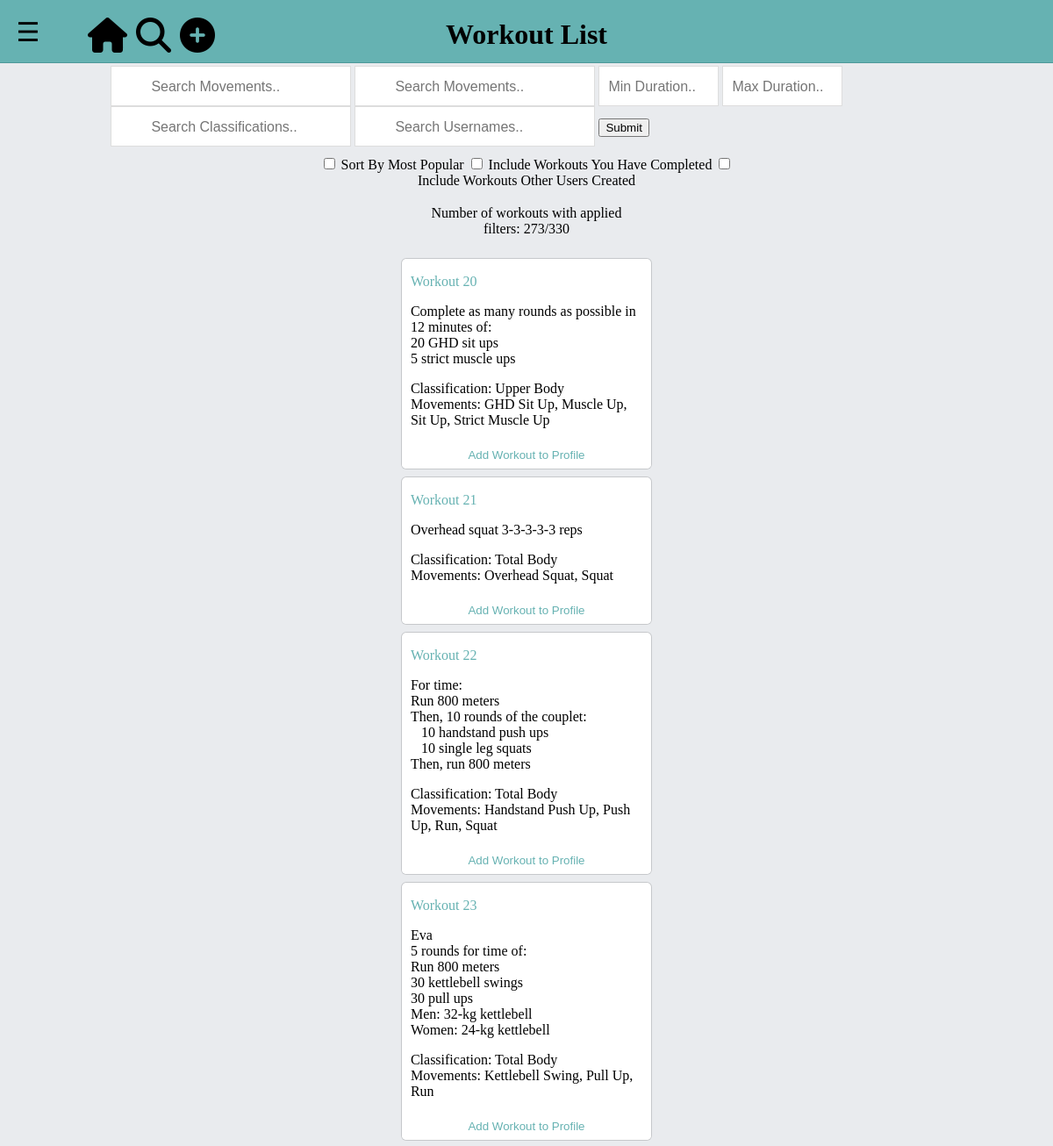
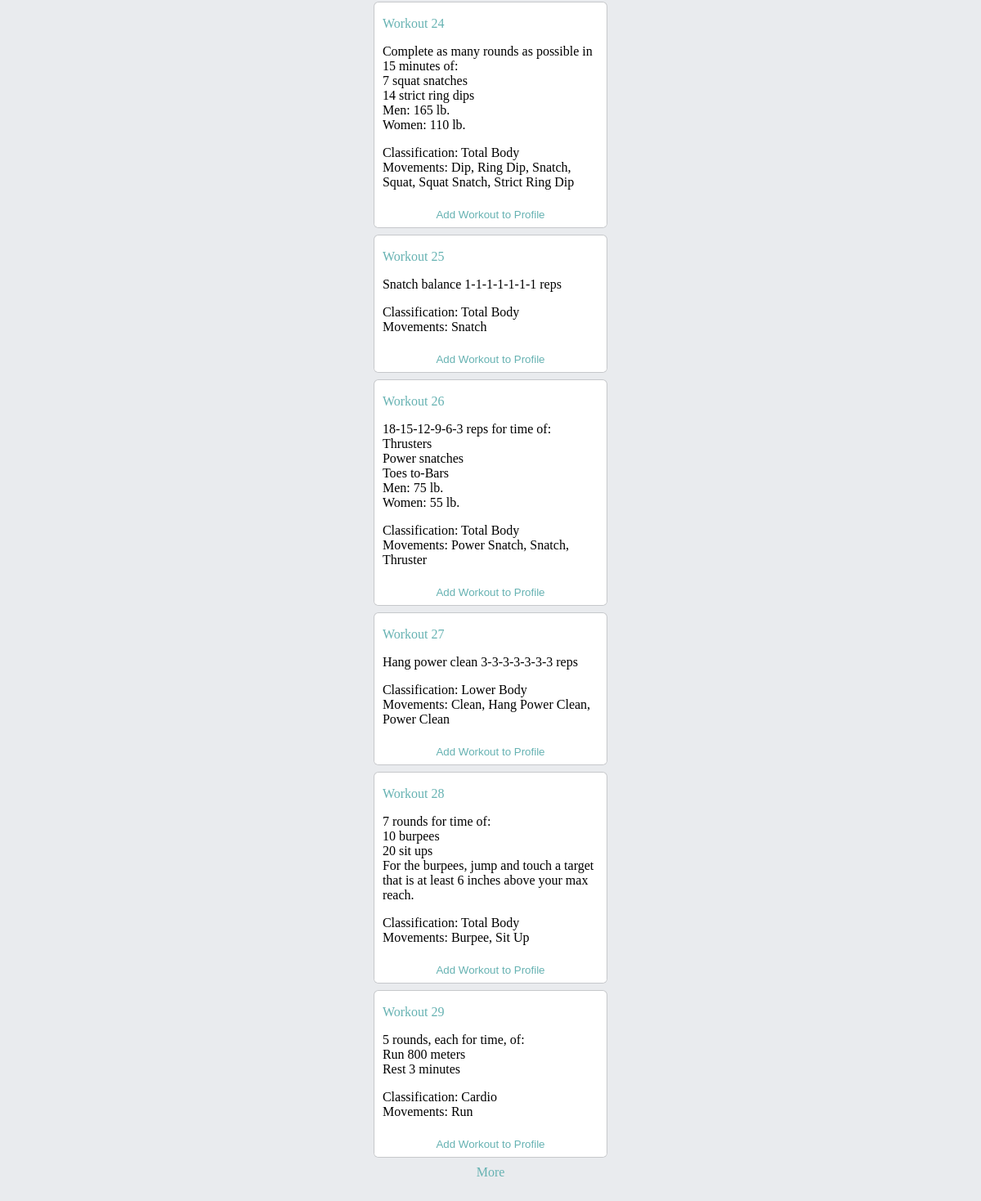
The app's page /metcons/workouts/?page=3 (signed in) with its own data (2 pictures, top to bottom).
### metcons/models.py (models this page shows, shortened)
class Workout(models.Model):
        date_created = models.DateTimeField(default=timezone.now)
        date_added_to_database = models.DateTimeField(auto_now_add = True)
        number_of_times_completed = models.IntegerField(default=0, verbose_name='Times Completed')
        workout_text = models.TextField(max_length=2000)
        scaling_or_description_text = models.TextField(max_length=4000, blank=True, null=True)
        where_workout_came_from = models.CharField(max_length=200, blank=True)
        estimated_duration_in_seconds = models.IntegerField(default=0, verbose_name='Duration (sec)', null=True, blank=True)
        created_by_user = models.ForeignKey(settings.AUTH_USER_MODEL, on_delete=models.SET_NULL, null=True)
        gender_choices = [
                ('M', 'Male'),
                ('F', 'Female'),
                ('B', 'Both'),
                ]
        gender = models.CharField(max_length=1, blank=True, null=True, choices = gender_choices, default='B',
                                  help_text='Is this workout applicable for both Males and Females or only one?')
        movements = models.ManyToManyField(Movement, blank=True)
        classification = models.ForeignKey(Classification, default=3, blank=True, null=True, on_delete=models.SET_NULL)
        def is_general_workout(self):
                return True
        def number_of_instances(self):
                count = WorkoutInstance.objects.filter(workout=self).count()
                return count
        number_of_instances.short_description = 'Instances'
        class Meta:
                ordering = ['-date_created', '-number_of_times_completed', '-id']
        def display_name(self):
                name = "Workout " + str(self.id)
                return name
        display_name.short_description = 'Name'
        def display_movement(self):
                """Create a string for the movement. required to display movements in admin site"""
                return ', '.join(movement.name for movement in self.movements.all()[:3])
        display_movement.short_description = 'Movement'
        def display_classifications_of_movements(self):
                """Create a string for the classification. required to display classificaitons in admin site"""
                return ', '.join(movement.classification.name for movement in self.movements.all()[:3])
        display_classifications_of_movements.short_description = 'Classification of Individual Movements'
        def get_absolute_url(self):
                return reverse('workout-detail', args=[str(self.id)])

class Classification(models.Model):
        classification_types = (
            ('Upper Body', 'Upper Body'),
            ('Lower Body', 'Lower Body'),
            ('Total Body', 'Total Body'),
            ('Cardio', 'Cardio'),
	    ('Core', 'Core'),
            )
        name = models.CharField(max_length=20,
                                choices = classification_types,
                                null=True,
                                blank=True,
                                default='Total Body',
                                help_text='Is this movement upper, lower, total body or cardio?'
                                )
        def __str__(self):
            if self.name:
                return self.name

class Movement(models.Model):
	name = models.CharField(max_length=200)
	classification = models.ForeignKey(Classification, default=3, on_delete=models.CASCADE)
	class Meta:
		ordering = ['name']
	def __str__(self):
		return self.name

class User(AbstractUser):
        workout_gender_choices = [
                ('M', 'Male'),
                ('F', 'Female'),
                ('B', 'Both'),
                ]
        user_gender_choices = [
                ('M', 'Male'),
                ('F', 'Female'),
                ]
        workout_default_gender = models.CharField(max_length=1, blank=True, null=True, choices = workout_gender_choices, default='B',
                                  help_text='This is the default gender that workouts you create will be tagged for. Can be changed on workout creation.')
        user_gender = models.CharField(max_length=1, blank=True, null=True, choices=user_gender_choices)
        privacy_choices = [
                ('Y', 'Private'),
                ('N', 'Public'),
                ]
        workout_default_privacy = models.CharField(max_length=1, blank=True, null=True, choices=privacy_choices, default='N')
        user_profile_privacy = models.CharField(max_length=1, blank=True, null=True, choices=privacy_choices, default='N')
        is_athlete = models.BooleanField(default=False)
        is_coach = models.BooleanField(default=False)
        is_gym_owner = models.BooleanField(default=False)

### metcons/views.py (the view, shortened to what this page needs)
# urls.py: path('workouts/', views.workoutlistview, name='workouts'),
def workoutlistview(request):
    object_list = Workout.objects.all()
    query1 = request.GET.getlist('q')
    query2 = request.GET.get('z')
    query3 = request.GET.get('x')
    query4 = request.GET.get('y')
    query5 = request.GET.get('t')
    query6 = request.GET.get('s')
    query7 = request.GET.get('f')
    query8 = request.GET.get('h')
    filter_list = []
    if User.objects.filter(username = request.user.username).exists():
        if query3:
            query3 = int(query3) * 60
        if query4:
            query4 = int(query4) * 60
        if query2:
            if query2.islower():
                query2 = query2.title()
            object_list = object_list.filter(classification__name = query2)
            filter_list.append(query2)
        if query3:
            object_list = object_list.filter(estimated_duration_in_seconds__gte=query3)
            filter_detail = 'Min Duration of ' + str((int(int(query3) / 60))) + 'mins'
            filter_list.append(filter_detail)
        if query4:
            object_list = object_list.filter(estimated_duration_in_seconds__lte=query4,
                                             estimated_duration_in_seconds__gt=0)
            filter_detail = 'Max Duration of ' + str((int(int(query4) / 60))) + 'mins'
            filter_list.append(filter_detail)
        if query5:
            object_list = object_list.order_by('-number_of_times_completed')
            filter_list.append('Sorted By Popularity')
        if not query6:
            current_users_completed_instances = WorkoutInstance.objects.filter(current_user=request.user, dates_workout_completed__isnull=False)
            object_list = object_list.exclude(workoutinstance__id__in=current_users_completed_instances)
        else:
            filter_list.append('Including Workouts You Completed')
        if query8:
            query7 = 'on'
            object_list = object_list.filter(workoutinstance__current_user__username = query8)
            filter_detail = 'Showing Only Workouts Of ' + query8
            filter_list.append(filter_detail)
        if not query7:
            object_list = object_list.exclude(~Q(created_by_user=request.user),
                                              where_workout_came_from='Gym Owner Created').exclude(
                                                  ~Q(created_by_user=request.user),
                                                  where_workout_came_from='Coach Created').exclude(
                                                      ~Q(created_by_user=request.user),
                                                      where_workout_came_from='Athlete Created')
        else:
            filter_list.append('Including Workouts Other Users Created')
    paginator = Paginator(object_list, 10)
    page = request.GET.get('page', 1)
    workout_list = paginator.page(page)
    context = {
        'workout_list': workout_list,
        'num_workouts_filtered': object_list.count(),
        'movement_list': Movement.objects.all(),
        'classification_list': Classification.objects.all(),
        'most_recent_workouts': Workout.objects.exclude(where_workout_came_from='Gym Owner Created').exclude(
            where_workout_came_from='Coach Created').exclude(where_workout_came_from='Athlete Created').order_by('-date_created')[:10],
        'num_workouts_total': Workout.objects.all().count(),
        'filter_list': filter_list,
        }
    return render(request, 'metcons/workout_list.html', context = context)

### metcons/templatetags/getlistasparam.py (called while the page is built)
@register.filter
def get_list(dictionary, key):
    return dictionary.getlist(key)

### metcons/templates/metcons/workout_list.html (shortened to what this page needs)
{% extends "base_generic.html" %}
{% block extra_css %}
	{% load static %}
	<link rel="stylesheet" href="{% static 'css/workout_list.css' %}">
{% endblock %}
{% block content %}
	<h1>Workout List</h1>
	{% if user.is_authenticated %}
		<div class="dropdown centered">
			<form method='GET'>
				<input type="text" class = "textinput" placeholder="Search Movements.."  name="q" id="myMovementInput">
				<input type="text" class = "textinput" placeholder="Search Movements.."  name="q" id="myMovementInput2">
				<input type="number" class="durationinput" placeholder="Min Duration.." name="x" id="minDurationInput">
				<input type="number" class="durationinput" placeholder="Max Duration.." name="y" id="maxDurationInput">
				<input type="text" class = "textinput" placeholder="Search Classifications.."  name="z" id="myClassificationInput">
				<input type="text" class = "textinput" placeholder="Search Usernames.."  name="h" id="myUsernameInput">
				<input type='submit' class='button' id='filtersubmitbutton'>
				<div class="checkboxinputs">
					<br /><input type="checkbox" class="checkboxinput" name="t" id="popularitycheckbox">
					<label for="popularitycheckbox">Sort By Most Popular</label>
					<input type="checkbox" class="checkboxinput" name="s" id="include_completed_checkbox">
					<label for="include_completed_checkbox">Include Workouts You Have Completed</label>
					<input type="checkbox" class="checkboxinput" name="f" id="include_user_created_checkbox">
					<label for="include_user_created_checkbox">Include Workouts Other Users Created</label>
				</div>
			</form>
		</div>
		{% if workout_list %}
			<div class="filter_text"><p>Number of workouts with applied filters: {{ num_workouts_filtered }}/{{ num_workouts_total }}</div>
			<div class="tabContentReplacement">
				<div class="listedWorkouts">
					<div class="infinite-container">
						{% for workout in workout_list %}
							<div class="infinite-item">
								<div class="workoutContent">
									<p><a class="workout_display_name" href="{{ workout.get_absolute_url }}">{{ workout.display_name }}</a>
									{% if workout.is_general_workout %}
										<br />{{ workout.workout_text|linebreaks }}</p>
										<p>Classification: {{ workout.classification }}
										<br />Movements: {% for movement in workout.movements.all %} {{ movement }}{% if not forloop.last %}, {% endif %}{% endfor %}</p>
									{% endif %}
									<form class="post_workout_form" method='POST'>
										<input type="submit" class='input_submit{% if user.is_coach or user.is_gym_owner %} left_and_right_input_submit left_submit{% endif %}' value="Add Workout to Profile" name="add_workout_to_profile">
									</form>
								</div>
							</div>
						{% endfor %}
					</div>
					<div class="center_stuff">
						{% if workout_list.has_next %}
							<a class="infinite-more-link" href="?page={{ workout_list.next_page_number }}{% load getlistasparam %}">More</a>
						{% endif %}
					</div>
				</div>
			</div>
		{% else %}
			<div class="filter_text"><p>There are no workouts in the database with all of the following filters: {% for i in filter_list %}{{i}}{% if not forloop.last %}, {% endif %}{% endfor %}.</p></div>
		{% endif %}
	{% endif %}
{% endblock %}
{% block extra_js %}
	{% load static %}
{% endblock %}

### metcons/static/css/base_generic.css (style rules this page uses)
html { background-color: #e9ebee; overflow-y: scroll; }
h1 { text-align: center; left: 30%; top: 0; position: fixed; z-index: 9; width: 40%; }
.input_submit { width: 100%; height: 30px; background-color: white; color: #66b2b2; cursor: pointer; border: none; border-radius: 0px 0px 5px 5px; }
.center_stuff { position: relative; width: 100%; text-align: center; }
.tabContentReplacement { border-top: none; left: 10%; top: 5px; position: relative; z-index: 1; width: 80%; margin-bottom: 50px; }
.workoutContent { background-color: white; border-radius: 5px; padding-top: 1px; padding-bottom: 0px; margin-top: 10px; margin-bottom: 10px; width: 100%; box-shadow: 0 0 0 1px rgba(0,0,0,.15); position: relative; }
.workoutContent p, .workoutContent h3 { position: relative; left: 10px; margin-right: 20px; }
.listedWorkouts { background-color: transparent; width: 30%; left: 35%; position: relative; border-radius: 5px; }
.workout_display_name { text-decoration: none; color: #66b2b2; }
.infinite-more-link { color: #66b2b2; text-decoration: none; }

### metcons/static/css/workout_list.css (style rules this page uses)
.textinput { border-box: box-sizing; background-position: 14px 12px; background-repeat: no-repeat; font-size: 16px; padding: 14px 20px 12px 45px; border: 1px solid #ddd; border-bottom: 1px solid #ddd; }
.durationinput { border-box: box-sizing; background-position: 14px 12px; background-repeat: no-repeat; font-size: 16px; padding: 14px 0px 12px 10px; border: 1px solid #ddd; border-bottom: 1px solid #ddd; width: 125px; }
.centered { width: 80%; left: 10%; top: 5px; }
.checkboxinputs { position: relative; top: -8px; width: 50%; left: 25%; text-align: center; }
.filter_text { position: relative; width: 20%; left: 40%; text-align: center; }
.dropdown { position: relative; display: inline-block; }
#filtersubmitbutton { display: inline-block; }
.post_workout_form { display: inline; }
.workout_display_name { display: inline; }

### records on screen
Workout: display_name "Workout 20", workout_text "Complete as many rounds as possible in 12 minutes of: 20 GHD sit ups 5 strict muscle ups", classification "Upper Body"
Movement: name "GHD Sit Up"
Movement: name "Muscle Up"
Movement: name "Sit Up"
Movement: name "Strict Muscle Up"
User: add_workout_to_profile "Add Workout to Profile"
Workout: display_name "Workout 21", workout_text "Overhead squat 3-3-3-3-3 reps", classification "Total Body"
Movement: name "Overhead Squat"
Movement: name "Squat"
Workout: display_name "Workout 22", workout_text "For time: Run 800 meters Then, 10 rounds of the couplet: 10 handstand push ups 10 single leg squats Then, run 800 meters", classification "Total Body"
Movement: name "Handstand Push Up"
Movement: name "Push Up"
Movement: name "Run"
Workout: display_name "Workout 23", workout_text "Eva 5 rounds for time of: Run 800 meters 30 kettlebell swings 30 pull ups Men: 32-kg kettlebell Women: 24-kg kettlebell", classification "Total Body"
Movement: name "Kettlebell Swing"
Movement: name "Pull Up"
Workout: display_name "Workout 24", workout_text "Complete as many rounds as possible in 15 minutes of: 7 squat snatches 14 strict ring dips Men: 165 lb. Women: 110 lb.", classification "Total Body"
Movement: name "Dip"
Movement: name "Ring Dip"
Movement: name "Snatch"
Movement: name "Squat Snatch"
Movement: name "Strict Ring Dip"
Workout: display_name "Workout 25", workout_text "Snatch balance 1-1-1-1-1-1-1 reps", classification "Total Body"
Workout: display_name "Workout 26", workout_text "18-15-12-9-6-3 reps for time of: Thrusters Power snatches Toes to-Bars Men: 75 lb. Women: 55 lb.", classification "Total Body"
Movement: name "Power Snatch"
Movement: name "Thruster"
Workout: display_name "Workout 27", workout_text "Hang power clean 3-3-3-3-3-3-3 reps", classification "Lower Body"
Movement: name "Clean"
Movement: name "Hang Power Clean"
Movement: name "Power Clean"
Workout: display_name "Workout 28", workout_text "7 rounds for time of: 10 burpees 20 sit ups For the burpees, jump and touch a target that is at least 6 inches above your max reach.", classification "Total Body"
Movement: name "Burpee"
Workout: display_name "Workout 29", workout_text "5 rounds, each for time, of: Run 800 meters Rest 3 minutes", classification "Cardio"

### other values on screen
{{ num_workouts_filtered }} "273"
{{ num_workouts_total }} "330"
